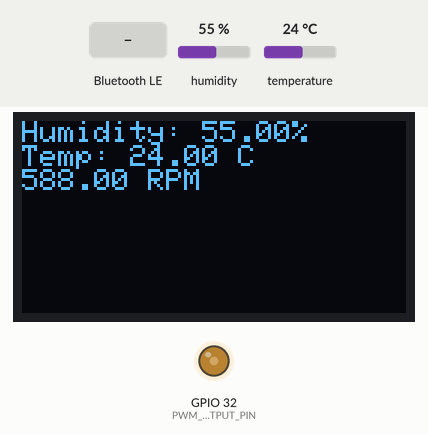
Bench run of a program on a simulated ESP32. Parts: 128×64 one-colour display, output pins drawn as LEDs (lit = HIGH). The test bench sets the inputs (shaded band); at power-on: humidity 55 %, temperature 24 °C. WiFi joins after 1.5 s; servers stay silent unless stated; nothing arrives over Bluetooth unless stated; a phone connects over Bluetooth LE 3 s after start; what the program prints to the serial monitor is not drawn.

Above: at 3.8 s.
3.9 s: Bluetooth LE write "1" received
At 5.2 s:
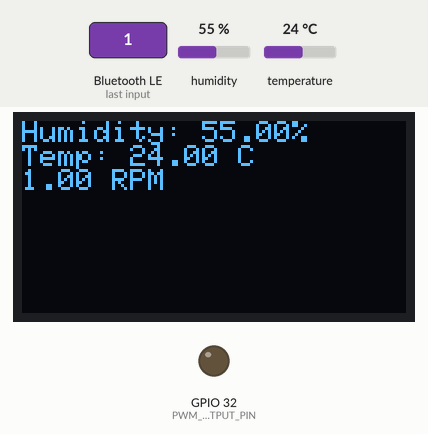
6.1 s: humidity set to 22 %
At 7.8 s:
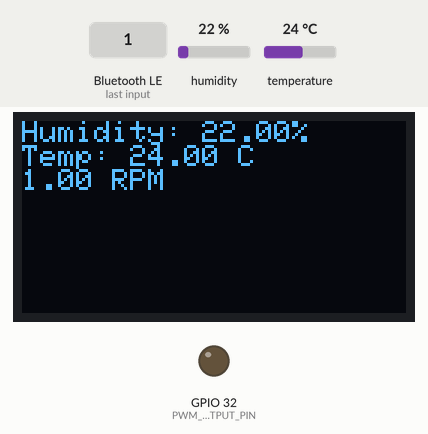
8.2 s: temperature set to 12 °C
At 9.3 s:
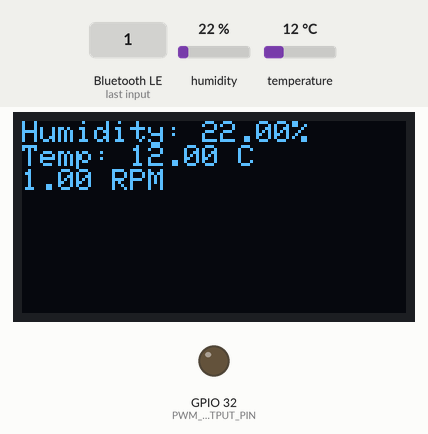
10.2 s: Bluetooth LE write "0" received
At 11.9 s:
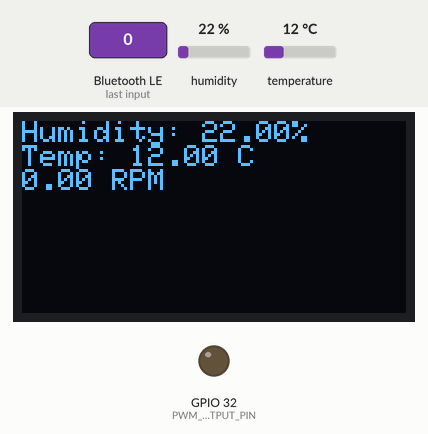
12.2 s: humidity set to 40 %
At 13.4 s:
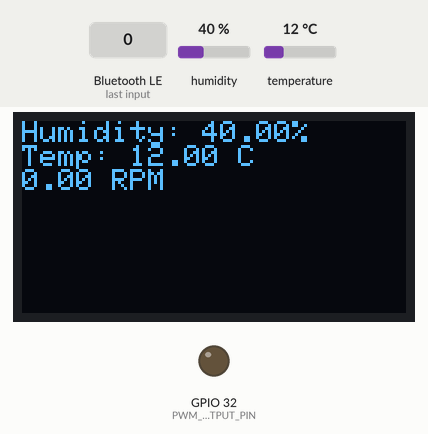
14.3 s: temperature set to 19 °C
Timing chart, 0 to 17.3 s (numbered marks = the images above; inputs shaded):
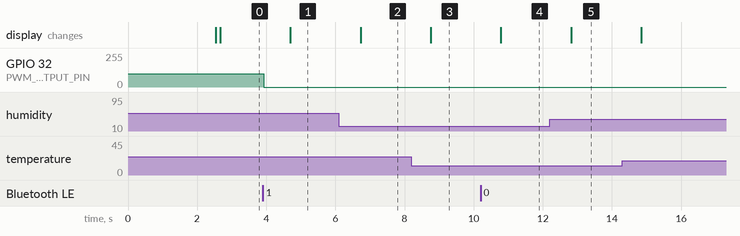

The program:

main.cpp
```cpp
#include <Wire.h>
#include <Adafruit_GFX.h>
#include <Adafruit_SSD1306.h>
#include <DHT.h>
#include <Wifi.h>
#include <HTTPClient.h>
#include <BLEDevice.h>
#include <BLEServer.h>
#include <BLEUtils.h>
#include <stdio.h>

#include <sstream>
#include <iomanip>
#include <string>

#include "driver/timer.h"
#include <stdlib.h>

#define SCREEN_WIDTH 128 // OLED display width, in pixels
#define SCREEN_HEIGHT 64 // OLED display height, in pixels
#define OLED_RESET     -1 // Reset pin # (or -1 if sharing Arduino reset pin)

#define DHTPIN 23         // Digital pin connected to the DHT sensor
#define DHTTYPE DHT22    // DHT 22 (AM2302), AM2321


#define PWM_CHANNEL 0   // ESP32 has 16 channels which can generate 16 independent waveforms
#define PWM_FREQ  25000    //25kHz for Noctua fans
#define PWM_RESOLUTION 8


#define PWM_OUTPUT_PIN 32

#define PWM_DELAY 4


const int MAX_DUTY_CYCLE = (int)(pow(2, PWM_RESOLUTION) - 1);


Adafruit_SSD1306 display(SCREEN_WIDTH, SCREEN_HEIGHT, &Wire, OLED_RESET);

DHT dht(DHTPIN, DHTTYPE);

String URL = "http://Path/temp_sensor/post_data.php";

const char* ssid = "";
const char* password = "";

float temperature;
float humidity;

unsigned long previousMillis = 0;
const long interval = 1800000;

int CYCLE = 100;

float disp_rpm = CYCLE*1500/MAX_DUTY_CYCLE;

//TODO: SPEND SOME TIME ON THE DISCONNECTION CODE
//Error handling for RPM values being passed
//Comments
//0 RPM on display glitch

// BLE SECTION
BLEServer *pServer = NULL;

BLECharacteristic *message_characteristic = NULL;
BLECharacteristic *rpm_characteristic = NULL;

#define SERVICE_UUID ""

#define MESSAGE_CHARACTERISTIC_UUID ""
#define RPM_CHARACTERISTIC_UUID ""


std::string getString(double number, int precision = 1)
{
  std::ostringstream stream;
  stream << std::fixed << std::setprecision(precision) << number;  // Set precision to 1 decimal place
  std::string temp_string = stream.str();

  return temp_string;
}

class MyServerCallbacks : public BLEServerCallbacks
{
  void onConnect(BLEServer *pServer)
  {
    Serial.println("Connected");
  };

  void onDisconnect(BLEServer *pServer)
  {
    Serial.println("Disconnected");


    // Start advertising again
    pServer->getAdvertising()->start();

    message_characteristic->setValue("Temperature");

    std::string rpm_message = getString((double) CYCLE/MAX_DUTY_CYCLE*1500, 0);

    rpm_characteristic->setValue(rpm_message);

    Serial.println("Waiting for a client connection to notify...");
  }
};

class CharacteristicsCallbacks : public BLECharacteristicCallbacks
{
  //When notified of New RPM convert that to new cycle signal, assuming a inear relationship between the current resolution (8bits = 256 levels)
  void onWrite(BLECharacteristic *pCharacteristic)
  {
    std::string value = pCharacteristic->getValue().c_str();

    Serial.print("Value Written ");
    Serial.println(pCharacteristic->getValue().c_str());

    if(pCharacteristic == rpm_characteristic)
    {
      int rpm = std::stoi(value);

      disp_rpm = rpm;

      CYCLE = (int) rpm*255/1500;

      ledcWrite(PWM_CHANNEL,CYCLE);
    }

    /*
    if (pCharacteristic == box_characteristic)
    {
      boxValue = pCharacteristic->getValue().c_str();
      box_characteristic->setValue(const_cast<char *>(boxValue.c_str()));
      box_characteristic->notify();
    }    if (pCharacteristic == box_characteristic)
    {
      boxValue = pCharacteristic->getValue().c_str();
      box_characteristic->setValue(const_cast<char *>(boxValue.c_str()));
      box_characteristic->notify();
    }
    */
  }
};


void connectWiFi(const char* ssid, const char* password)
{
  WiFi.mode(WIFI_OFF);

  delay(1000);

  WiFi.mode(WIFI_STA);

  WiFi.begin(ssid, password);
  Serial.print("Connecting to WiFi");

  while(WiFi.status() != WL_CONNECTED)//Show loading
  {
    delay(500);
    Serial.println(".");
  }

  Serial.print("connected to: ");
  Serial.println(ssid);
  Serial.print("IP address: ");
  Serial.println(WiFi.localIP());

}


void sendData()
{
  //Post data to sql database @ local host
  String postData = "temperature="+String(temperature)+"&humidity="+String(humidity);

  HTTPClient http;
  http.begin(URL);

  http.addHeader("Content-Type", "application/x-www-form-urlencoded");

  int httpCode = http.POST(postData);

  String payload = http.getString();


  if(httpCode > 0)
  {
    if(httpCode == HTTP_CODE_OK || httpCode == HTTP_CODE_CREATED)
    {
      Serial.println("Recieved payload");
      Serial.println(payload);
    }else
    {
      Serial.println("POST failed , http code: ");
      Serial.print(httpCode);
      Serial.println(payload);
    }
  }else
  {
    Serial.print("Error sending POST: ");
    Serial.println(http.errorToString(httpCode).c_str());
    Serial.println(payload);
  }
}


void setup() {

  Serial.begin(115200);

  ledcSetup(PWM_CHANNEL, PWM_FREQ, PWM_RESOLUTION);
  ledcAttachPin(PWM_OUTPUT_PIN, PWM_CHANNEL);

  ledcWrite(PWM_CHANNEL,CYCLE);

  connectWiFi(ssid, password);

  dht.begin();

  if(!display.begin(SSD1306_SWITCHCAPVCC, 0x3C)) { //display's I2C address
    Serial.println(F("SSD1306 allocation failed"));
    for(;;); // Don't proceed, loop forever
  }

  display.clearDisplay();
  display.setTextSize(1);      // Normal 1:1 pixel scale
  display.setTextColor(SSD1306_WHITE); // Draw white text
  display.setCursor(0,0);     // Start at top-left corner


  // Create the BLE Device
  BLEDevice::init("ESPFAN");
  // Create the BLE Server
  pServer = BLEDevice::createServer();
  pServer->setCallbacks(new MyServerCallbacks());
  // Create the BLE Service
  BLEService *pService = pServer->createService(SERVICE_UUID);
  delay(100);

  // Create a BLE Characteristic
  message_characteristic = pService->createCharacteristic(
      MESSAGE_CHARACTERISTIC_UUID,
      BLECharacteristic::PROPERTY_READ |
          BLECharacteristic::PROPERTY_WRITE |
          BLECharacteristic::PROPERTY_NOTIFY |
          BLECharacteristic::PROPERTY_INDICATE);

  rpm_characteristic = pService->createCharacteristic(
      RPM_CHARACTERISTIC_UUID,
      BLECharacteristic::PROPERTY_READ |
          BLECharacteristic::PROPERTY_WRITE |
          BLECharacteristic::PROPERTY_NOTIFY |
          BLECharacteristic::PROPERTY_INDICATE);

  // Start the BLE service
  pService->start();

  // Start advertising
  pServer->getAdvertising()->start();

  message_characteristic->setValue("Temperature");
  message_characteristic->setCallbacks(new CharacteristicsCallbacks());

  std::string rpm_message = getString((double) CYCLE/MAX_DUTY_CYCLE*1500, 0);

  rpm_characteristic->setValue(rpm_message);
  rpm_characteristic->setCallbacks(new CharacteristicsCallbacks());

  Serial.println("Waiting for a client connection to notify...");
}


void loop() {

  while(WiFi.status() != WL_CONNECTED)
  {
    connectWiFi(ssid, password);
  }


  humidity = dht.readHumidity(); // Read humidity
  temperature = dht.readTemperature(); // Read temperature as Celsius

  if (isnan(humidity) || isnan(temperature)) {
    display.println(F("Failed to read from DHT sensor!"));
  } else {
    display.clearDisplay();
    display.setCursor(0,0);     // Start at top-left corner
    display.print("Humidity: ");
    display.print(humidity);
    display.println("%");

    display.print("Temp: ");
    display.print(temperature);
    display.println(" C");
  }

  display.print(disp_rpm); //1500 rpm is max for fan
  display.println(" RPM");


  display.display(); // Show the new data on the OLED

  double disp_temp = (double) temperature;

  std::string temperature_msg = getString(disp_temp) + " °C";

  message_characteristic->setValue(temperature_msg);
  message_characteristic->notify();

  unsigned long currentMillis = millis();


  /*
    if(currentMillis - previousMillis >= interval)
    {
      previousMillis = currentMillis;

      sendData();
    }

  */

  delay(2000);

}
```

Measured:
- after the input at 3.9 s, GPIO 32 (PWM_OUTPUT_PIN): 100/255 → 0/255 at once; the display: changes after 0.80 s (image 1)
- after the input at 6.1 s, the display: changes after 0.63 s (image 2)
- after the input at 8.2 s, the display: changes after 0.56 s (image 3)
- after the input at 10.2 s, the display: changes after 0.59 s (image 4)
- after the input at 12.2 s, the display: changes after 0.62 s (image 5)
